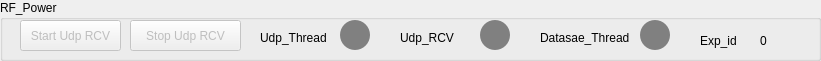
    <widget class="QGroupBox" name="groupBox_14">
     <property name="geometry">
      <rect>
       <x>0</x>
       <y>300</y>
       <width>821</width>
       <height>61</height>
      </rect>
     </property>
     <property name="title">
      <string>RF_Power</string>
     </property>
     <widget class="QPushButton" name="pushButton_104">
      <property name="enabled">
       <bool>false</bool>
      </property>
      <property name="geometry">
       <rect>
        <x>20</x>
        <y>20</y>
        <width>101</width>
        <height>31</height>
       </rect>
      </property>
      <property name="text">
       <string>Start Udp RCV</string>
      </property>
     </widget>
     <widget class="QPushButton" name="pushButton_105">
      <property name="enabled">
       <bool>false</bool>
      </property>
      <property name="geometry">
       <rect>
        <x>130</x>
        <y>20</y>
        <width>111</width>
        <height>31</height>
       </rect>
      </property>
      <property name="text">
       <string>Stop Udp RCV</string>
      </property>
     </widget>
     <widget class="QLabel" name="label_91">
      <property name="geometry">
       <rect>
        <x>540</x>
        <y>30</y>
        <width>121</width>
        <height>16</height>
       </rect>
      </property>
      <property name="text">
       <string>Datasae_Thread</string>
      </property>
     </widget>
     <widget class="QPushButton" name="pushButton_146">
      <property name="geometry">
       <rect>
        <x>480</x>
        <y>20</y>
        <width>30</width>
        <height>30</height>
       </rect>
      </property>
      <property name="styleSheet">
       <string notr="true">border-radius:15px;
background-color:grey;
</string>
      </property>
      <property name="text">
       <string/>
      </property>
     </widget>
     <widget class="QLabel" name="label_92">
      <property name="geometry">
       <rect>
        <x>700</x>
        <y>30</y>
        <width>41</width>
        <height>21</height>
       </rect>
      </property>
      <property name="text">
       <string>Exp_id</string>
      </property>
     </widget>
     <widget class="QPushButton" name="pushButton_147">
      <property name="geometry">
       <rect>
        <x>640</x>
        <y>20</y>
        <width>30</width>
        <height>30</height>
       </rect>
      </property>
      <property name="styleSheet">
       <string notr="true">border-radius:15px;
background-color:grey
;
</string>
      </property>
      <property name="text">
       <string/>
      </property>
     </widget>
     <widget class="QLabel" name="label_147">
      <property name="geometry">
       <rect>
        <x>400</x>
        <y>30</y>
        <width>91</width>
        <height>16</height>
       </rect>
      </property>
      <property name="text">
       <string>Udp_RCV</string>
      </property>
     </widget>
     <widget class="QLabel" name="label_93">
      <property name="geometry">
       <rect>
        <x>260</x>
        <y>30</y>
        <width>91</width>
        <height>16</height>
       </rect>
      </property>
      <property name="text">
       <string>Udp_Thread</string>
      </property>
     </widget>
     <widget class="QLabel" name="label_148">
      <property name="geometry">
       <rect>
        <x>760</x>
        <y>30</y>
        <width>21</width>
        <height>21</height>
       </rect>
      </property>
      <property name="text">
       <string>0</string>
      </property>
     </widget>
     <widget class="QPushButton" name="pushButton_148">
      <property name="geometry">
       <rect>
        <x>340</x>
        <y>20</y>
        <width>30</width>
        <height>30</height>
       </rect>
      </property>
      <property name="styleSheet">
       <string notr="true">border-radius:15px;
background-color:grey;
</string>
      </property>
      <property name="text">
       <string/>
      </property>
     </widget>
    </widget>
